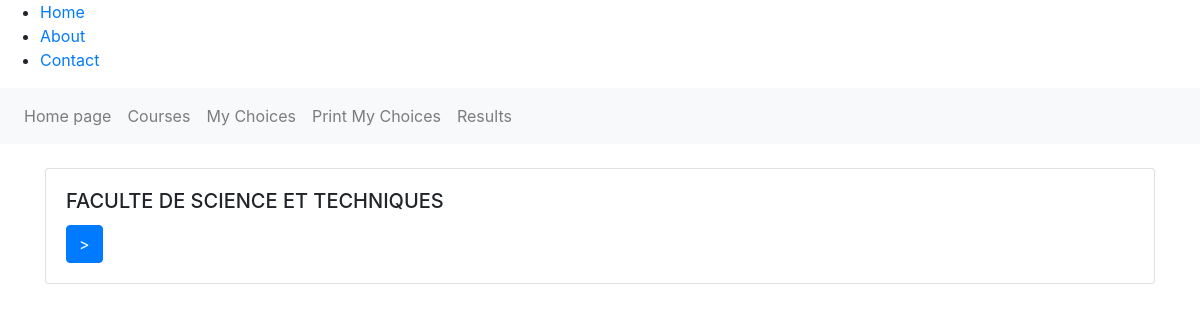
/Main/home_page/ (signed in), run on an earlier commit of the app's database.
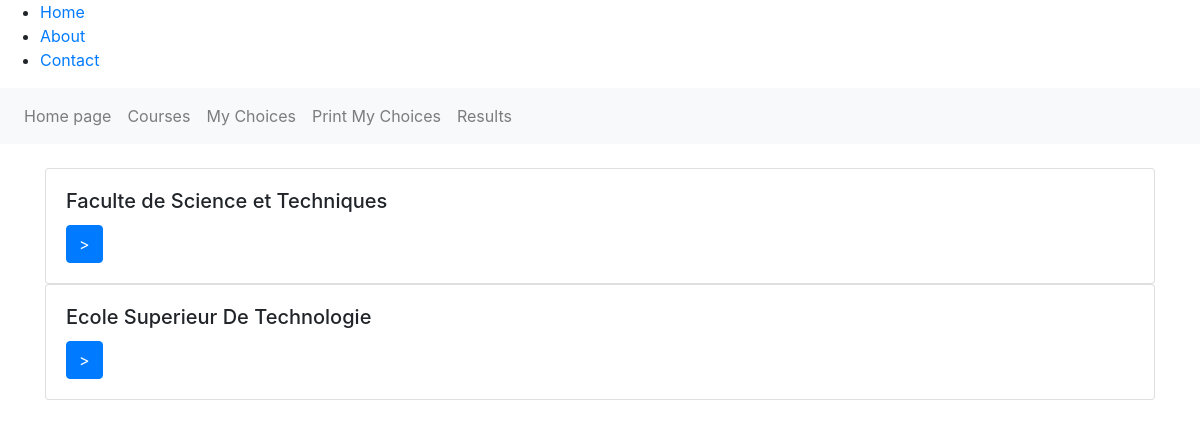
And on a later commit of the database.
### Main/models.py (models this page shows, shortened)
class University(models.Model):
    name = models.CharField(max_length=20, unique=True)
    hash = models.CharField(max_length=20, unique=True)
    applying_finished = models.BooleanField(default=False)
    admission_processed = models.BooleanField(default=False)
    confirmation_finished = models.BooleanField(default=False)
    upgrading_students = models.ManyToManyField(Student, related_name='upgrading')
    waiting_list_students = models.ManyToManyField(Student, related_name='waitingList')
    COEFFICIENTS = models.CharField(max_length=20)  # PC, SVT, MATH, ECONOMY (ORDER)

### Main/views.py (the view, shortened to what this page needs)
# urls.py: path('home_page/', views.home, name='home'),
def home(request, university_hash=None):  # if the code reaches this line, then the student is authenticated
    from .models import University, Application
    student = get_student(request)
    universities = University.objects.all()
    if university_hash is None:  # no space selected hash
        university = None
    else:
        university = University.objects.get(hash=university_hash)
    return render(request, "Main/home_page.html",
                  {"student": student, 'universities': universities, 'university': university})

### Main/functions.py (called while the page is built)
def get_student(request):
    from django.core.exceptions import ObjectDoesNotExist
    from .models import Student
    serial_number = request.session.get('serial_number')
    student = Student.objects.get(serial_number=serial_number)
    return student

### Main/templates/Main/home_page.html
{% extends 'Main/base2.html' %}
{% block content %}
<div class="container mt-4">
    {% for university in universities %}
    <div class="card">
        <div class="card-body">
            <h5 class="card-title">{{ university.name }}</h5>
            <a href="/Main/home_page/{{university.hash}}/" class="btn btn-primary"> &gt; </a>
        </div>
    </div>
    {% endfor %}
</div>
{% endblock %}

### Main/templates/Main/base2.html (shortened to what this page needs)
<!DOCTYPE html>
<html lang="en">
<head>
    <link rel="stylesheet" href="https://stackpath.bootstrapcdn.com/bootstrap/4.5.2/css/bootstrap.min.css">
</head>
<body>
    <header>
        <nav>
            <ul>
                <li><a href="/">Home</a></li>
                <li><a href="/Main/about/">About</a></li>
                <li><a href="/contact/">Contact</a></li>
            </ul>
        </nav>
    </header>
    <nav class="navbar navbar-expand-lg navbar-light bg-light">
    <ul class="navbar-nav">
        <li class="nav-item">
            <a class="nav-link" href="/Main/home_page">Home page</a>
        </li>
        <li class="nav-item">
            <a class="nav-link" href="/Main/courses">Courses</a>
        </li>
        <li class="nav-item">
            <a class="nav-link" href="/Main/choices">My Choices</a>
        </li>
        <li class="nav-item">
            <a class="nav-link" href="/Main/print_my_choices">Print My Choices</a>
        </li>
        <li class="nav-item">
            <a class="nav-link" href="/Main/results">Results</a>
        </li>
    </ul>
    </nav>
    {% block content %} {% endblock %}
</body>
</html>

What changed in the data, as far as the page shows it:
changed University: name "FACULTE DE SCIENCE ET TECHNIQUES" → "Faculte de Science et Techniques"
added University: name "Ecole Superieur De Technologie"
